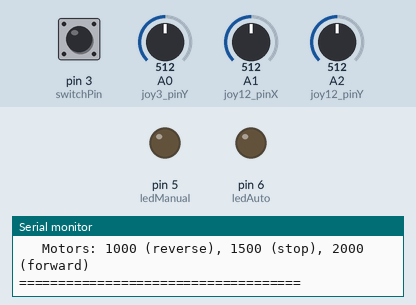
Recording of a sketch running on a simulated Arduino Uno, built with avr-gcc and run on an emulated ATmega328P. Parts: output pins drawn as LEDs (lit = HIGH), the last lines printed to the serial monitor. The inputs (shaded band) are chosen by the test bench; at power-on: pin 3 (switchPin) HIGH, A2 (joy12_pinY) = 512, A0 (joy3_pinY) = 512, A1 (joy12_pinX) = 512. No radio packets arrive unless stated.

Above: at 1.2 s.
1.3 s: pin 3 (switchPin) pulled LOW for 0.15 s
At 2.1 s:
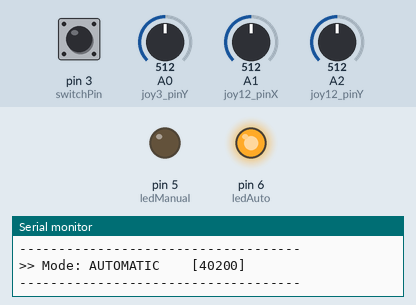
3.0 s: pin 3 (switchPin) pulled LOW for 3.2 s
At 4.3 s:
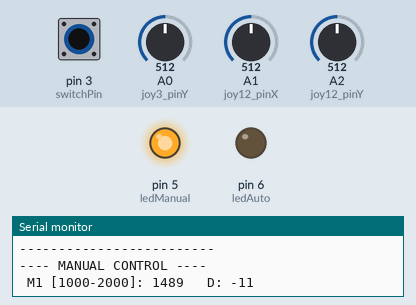
7.7 s: pin 3 (switchPin) driven LOW
At 9.1 s:
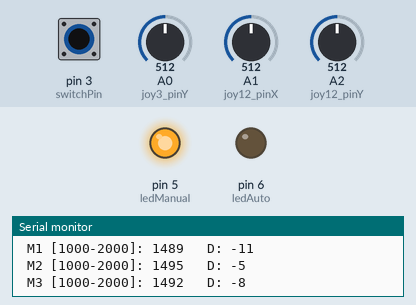
10.7 s: A2 (joy12_pinY) set to 550
13.7 s: A0 (joy3_pinY) set to 537
16.7 s: A1 (joy12_pinX) set to 530
Timing chart, 0 to 19.7 s (numbered marks = the images above; inputs shaded):
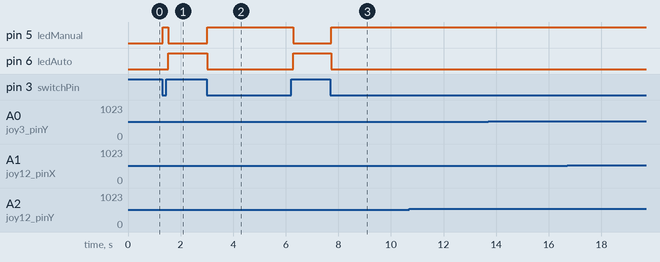

The sketch:

Arduino_Nano_Controller.ino
```cpp
#include <SPI.h>
#include <nRF24L01.h>
#include <RF24.h>

RF24 radio(9, 10);                // CE, CSN
const byte Address[6] = "00001";

// pins
const int switchPin   = 3;        // toggle Manual <-> Automatic
const int ledManual   = 5;
const int ledAuto     = 6;
const int joy12_pinY  = A2;       // joystick M1/M2 - originally Y axis
const int joy12_pinX  = A1;       // joystick M1/M2 - originally X axis
const int joy3_pinY   = A0;       // joystick M3 - Y axis

// central dead-zone
const int DZ_MIN      = 510;
const int DZ_MAX      = 530;

// speed limits
const int MC_MIN      = 1000;
const int MC_MAX      = 2000;

int lastSwitchState   = HIGH;

void setup() {
  pinMode(switchPin, INPUT_PULLUP);
  pinMode(ledManual,   OUTPUT);
  pinMode(ledAuto,     OUTPUT);

  Serial.begin(19200);
  // initial header
  Serial.println(F("===================================="));
  Serial.println(F(" Starting USV Controller RF24 V1 "));
  Serial.println(F("   Motors: 1000 (reverse), 1500 (stop), 2000 (forward)"));
  Serial.println(F("===================================="));
  Serial.println();

  radio.begin();
  radio.openWritingPipe(Address);
  radio.setPALevel(RF24_PA_MIN);
  radio.stopListening();
}

void loop() {
  int sw = digitalRead(switchPin);

  // only send mode code when switch changes
  if (sw != lastSwitchState) {
    uint16_t codeModo = (sw == LOW) ? 40100 : 40200;
    radio.write(&codeModo, sizeof(codeModo));
    Serial.println(F("------------------------------------"));
    Serial.print(F(">> Mode: "));
    Serial.print((sw == LOW) ? F("MANUAL") : F("AUTOMATIC"));
    Serial.print(F("    ["));
    Serial.print(codeModo);
    Serial.println(F("]"));
    Serial.println(F("------------------------------------"));
    lastSwitchState = sw;
    digitalWrite(ledManual, sw == LOW ? HIGH : LOW);
    digitalWrite(ledAuto,   sw == HIGH? HIGH : LOW);
    delay(100);  // debouncing
  }

  // in manual mode, read joysticks and send commands to 3 motors
  if (sw == LOW) {
    // - joystick M1/M2 rotated 90 deg CW -
    int oldY = analogRead(joy12_pinY);
    int oldX = analogRead(joy12_pinX);
    int rawX = oldY;  // now X axis read from "original Y"
    int rawY = oldX;  // now Y axis read from "original X"

    // apply dead-zone
    if (rawX > DZ_MIN && rawX < DZ_MAX) rawX = (DZ_MIN+DZ_MAX)/2;
    if (rawY > DZ_MIN && rawY < DZ_MAX) rawY = (DZ_MIN+DZ_MAX)/2;

    // base and rotation calculation
    int base  = map(rawY, 0, 1023, MC_MAX, MC_MIN);   // push for forward/backward
    int turn  = map(rawX, 0, 1023, +200, -200);       // rotate on own axis

    int m1val = constrain(base + turn, MC_MIN, MC_MAX);
    int m2val = constrain(base - turn, MC_MIN, MC_MAX);

    // motor 3 (single Y axis)
    int raw3 = analogRead(joy3_pinY);
    if (raw3 > DZ_MIN && raw3 < DZ_MAX) raw3 = (DZ_MIN+DZ_MAX)/2;
    int m3val = map(raw3, 0, 1023, MC_MAX, MC_MIN);
    m3val = constrain(m3val, MC_MIN, MC_MAX);

    // send via RF24
    int code1 = 10000 + m1val;
    int code2 = 20000 + m2val;
    int code3 = 30000 + m3val;
    radio.write(&code1, sizeof(code1));
    radio.write(&code2, sizeof(code2));
    radio.write(&code3, sizeof(code3));

    // aesthetic prints
    Serial.println(F("---- MANUAL CONTROL ----"));
    Serial.print(F(" M1 [1000-2000]: ")); Serial.print(m1val);
    Serial.print(F("   D: ")); Serial.println(m1val - 1500);
    Serial.print(F(" M2 [1000-2000]: ")); Serial.print(m2val);
    Serial.print(F("   D: ")); Serial.println(m2val - 1500);
    Serial.print(F(" M3 [1000-2000]: ")); Serial.print(m3val);
    Serial.print(F("   D: ")); Serial.println(m3val - 1500);
    Serial.println(F("-------------------------"));
  }

  //delay(500); // Delay for testing
}
 
```

Measured:
- after the input at 1.3 s, pin 5 (ledManual): LOW → HIGH at once, → LOW 0.20 s later; pin 6 (ledAuto): LOW → HIGH after 0.23 s
- after the input at 3.0 s, pin 5 (ledManual): LOW → HIGH at once, → LOW 3.3 s later; pin 6 (ledAuto): HIGH → LOW at once, → HIGH 3.3 s later
- after the input at 7.7 s, pin 5 (ledManual): LOW → HIGH at once; pin 6 (ledAuto): HIGH → LOW at once
